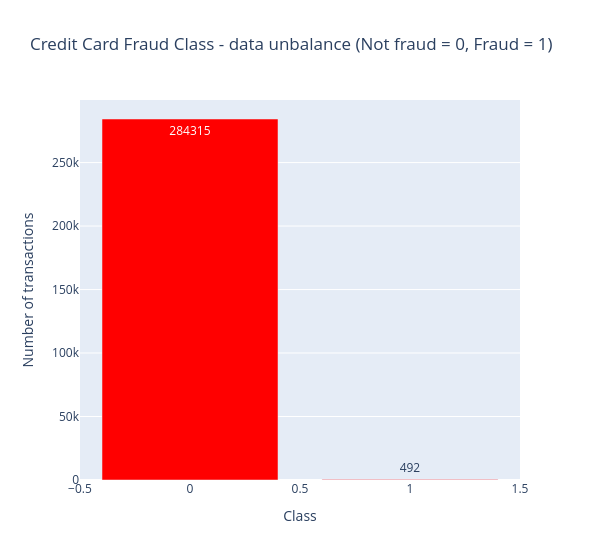

This figure's notebook cell:
### Markdown cell above
<h2>Checking Unbalanced data</h2>

### Code cell
temp=data_df["Class"].value_counts()
df=pd.DataFrame({'Class': temp.index, 'values':temp.values})

trace= go.Bar(
    x=df["Class"],y=df["values"],
    name="Credit card fraud - data unbalanced(Not fraud=0, fraud =1)",
    marker=dict(color ="Red"),
    text=df["values"]
)

data=[trace]
layout=dict(title='Credit Card Fraud Class - data unbalance (Not fraud = 0, Fraud = 1)',
           xaxis=dict(title='Class', showticklabels=True),
            yaxis=dict(title='Number of transactions'),
            hovermode='closest',width=600
           )

fig = dict(data=data, layout=layout)
iplot(fig, filename='class')

### Figure 1 — Plotly figure (JSON) as saved in the notebook; plotly's stock layout.template omitted (floating-point values rounded to 4 significant figures)
{"data": [{"marker": {"color": "Red"}, "name": "Credit card fraud - data unbalanced(Not fraud=0, fraud =1)", "text": [284315, 492], "x": [0, 1], "y": [284315, 492], "type": "bar"}], "layout": {"hovermode": "closest", "title": {"text": "Credit Card Fraud Class - data unbalance (Not fraud = 0, Fraud = 1)"}, "width": 600, "xaxis": {"showticklabels": true, "title": {"text": "Class"}}, "yaxis": {"title": {"text": "Number of transactions"}}}}
